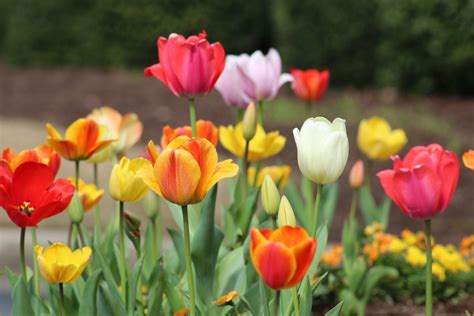
#> input picture image/tulip.jpeg, 474 x 316 px, found by its file name
$ jupyter execute homework-17.ipynb
#> lines starting #> are read from the running program, lines starting #| are printed output that depends on the picture
[cell 1]
import cv2 as cv
import matplotlib.pyplot as plt
import os
import numpy as np
import time
import pywt

list_path = os.getcwd().split(os.sep)
list_path.pop()
list_path.pop()
list_path.append('images')
image_path = os.sep.join(list_path) + os.sep + 'tulip.jpeg'

img = cv.imread(image_path, cv.IMREAD_GRAYSCALE)
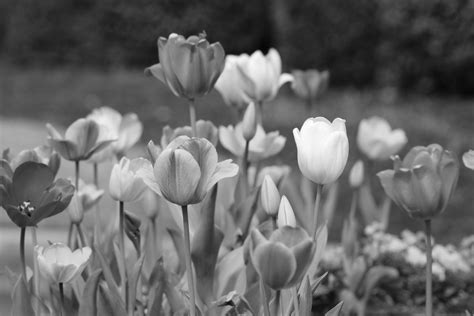
#> img: shape (316, 474); min 3, max 255, mean 104.5


def fft2d(image):
    return np.fft.fft2(image)

def ifft2d(image):
    return np.fft.ifft2(image)

def dct2d(image):
    return cv.dct(image.astype(np.float32))

def idct2d(image):
    return cv.idct(image.astype(np.float32))

def dwt2d(image):
    coeffs = pywt.dwt2(image, 'haar')
    return coeffs

def idwt2d(coeffs):
    return pywt.idwt2(coeffs, 'haar')

plt.figure(figsize=(15,6))

fft_result = fft2d(img)

fft_shifted = np.fft.fftshift(fft_result)
magnitude = np.log(np.abs(fft_shifted) + 1)
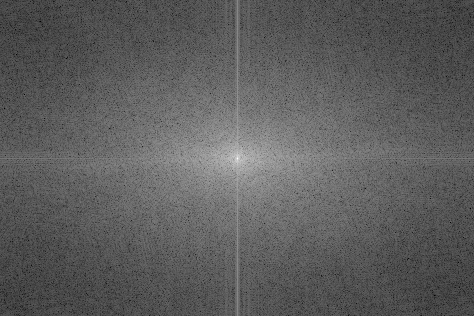
#> magnitude: shape (316, 474) float64; min 1.51, max 16.57, mean 7.03; drawn with min black and max white

ifft_result = ifft2d(fft_result)
ifft_magnitude = np.abs(ifft_result)

dct_result = dct2d(img)
idct_result = idct2d(dct_result)
idct_magnitude = np.abs(idct_result)

coeff = dwt2d(img)
LL, (LH, HL, HH) = coeff
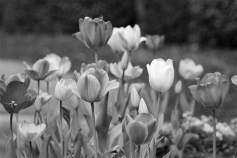
#> LL: shape (158, 237) float64; min 10.5, max 507.5, mean 209.1; drawn with min black and max white
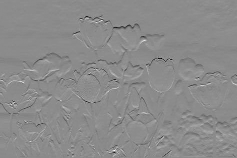
#> LH: shape (158, 237) float64; min -114, max 94, mean -0.2; drawn with min black and max white
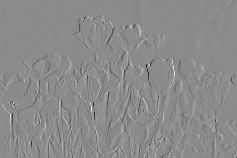
#> HL: shape (158, 237) float64; min -129.5, max 107.5, mean 0.1; drawn with min black and max white
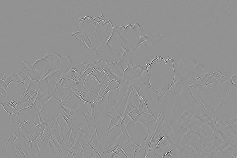
#> HH: shape (158, 237) float64; min -46.5, max 34.5, mean 0; drawn with min black and max white

plt.subplot(3, 2, 1)
plt.title("2D FFT Magnitude")
plt.imshow(magnitude, cmap='gray')
plt.axis('off')

plt.subplot(3, 2, 2)
plt.title("2D IFFT Magnitude")
plt.imshow(ifft_magnitude, cmap='gray')
plt.axis('off')

plt.subplot(3, 2, 3)
plt.title("2D DCT Magnitude")
plt.imshow(dct_result, cmap='gray')
plt.axis('off')

plt.subplot(3, 2, 4)
plt.title("2D IDCT Magnitude")
plt.imshow(idct_magnitude, cmap='gray')
plt.axis('off')

plt.figure(figsize=(15,6))

plt.subplot(1,4,1)
plt.title("LL")
plt.imshow(LL, cmap='gray')
plt.axis('off')

plt.subplot(1,4,2)
plt.title("LH")
plt.imshow(LH, cmap='gray')
plt.axis('off')

plt.subplot(1,4,3)
plt.title("HL")
plt.imshow(HL, cmap='gray')
plt.axis('off')

plt.subplot(1,4,4)
plt.title("HH")
plt.imshow(HH, cmap='gray')
plt.axis('off')

$ run again, with image/einstein.jpeg copied over image/tulip.jpeg
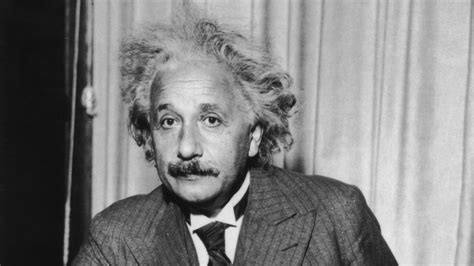
#> input picture image/einstein.jpeg, 474 x 266 px, found by its file name
#> img is the input picture: shape (266, 474); min 7, max 240, mean 129.5
#> `magnitude = np.log(np.abs(fft_shifted) + 1)`:
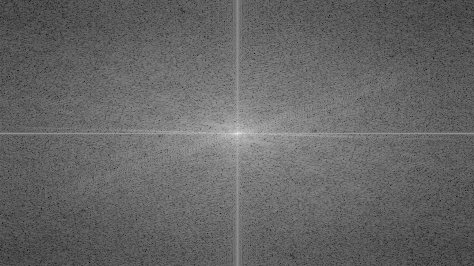
#> magnitude: shape (266, 474) float64; min 1.11, max 16.61, mean 7.31; drawn with min black and max white
#> `LL, (LH, HL, HH) = coeff`:
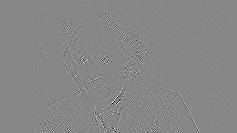
#> HH: shape (133, 237) float64; min -43, max 38.5, mean 0; drawn with min black and max white

$ run again, with image/flower.jpeg copied over image/tulip.jpeg
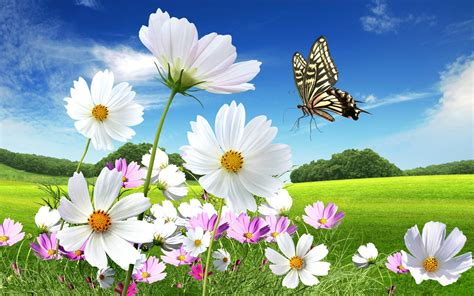
#> input picture image/flower.jpeg, 474 x 296 px, found by its file name
#> `LL, (LH, HL, HH) = coeff`:
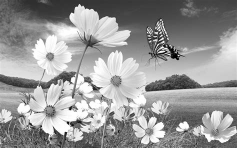
#> LL: shape (148, 237) float64; min 9, max 510, mean 310.8; drawn with min black and max white
#> `LL, (LH, HL, HH) = coeff`:
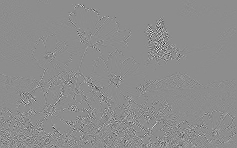
#> HH: shape (148, 237) float64; min -126.5, max 101.5, mean 0; drawn with min black and max white
